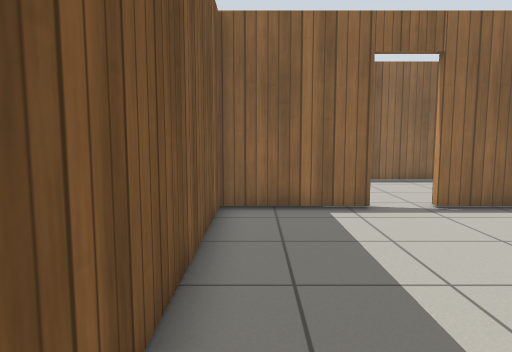
view 1 (above)

22 first-person views from a walk through a world built for the Gazebo simulator. The camera is 0.94 m above the floor, tilts 6° down and sees 70° across. The floor is counted in squares, 0.5 m on a side. Each view is taken from the middle of a square. On the plan, view 1 faces up. The plan holds only what a view shows up to about 18 squares ahead; the rest is blank. Gazebo's built-in surfaces are drawn with simple patterns.

view 2
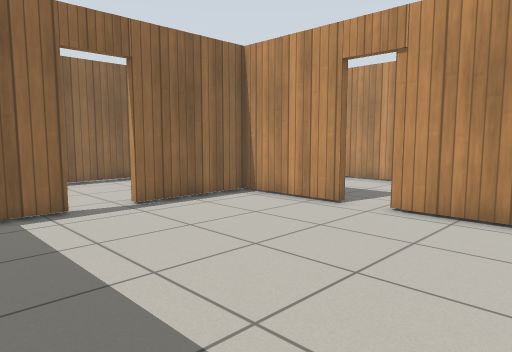

view 3
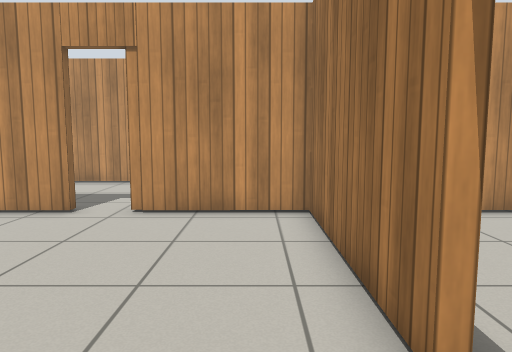

view 4
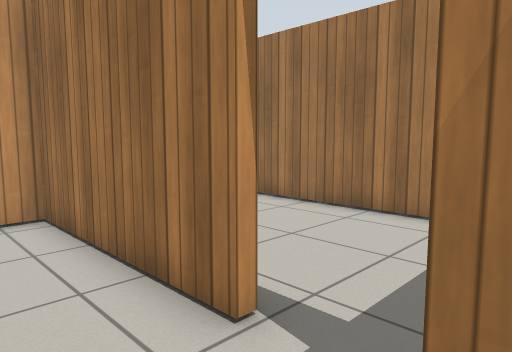

view 5
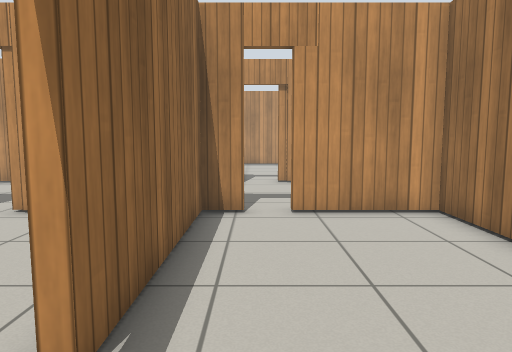

view 6
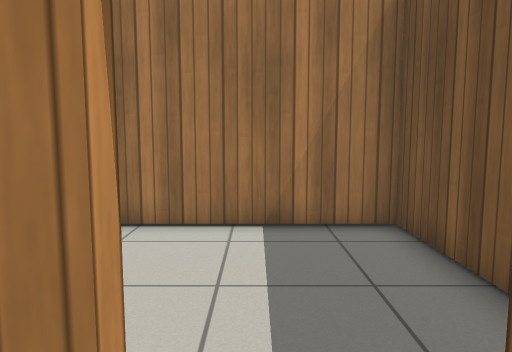

view 7
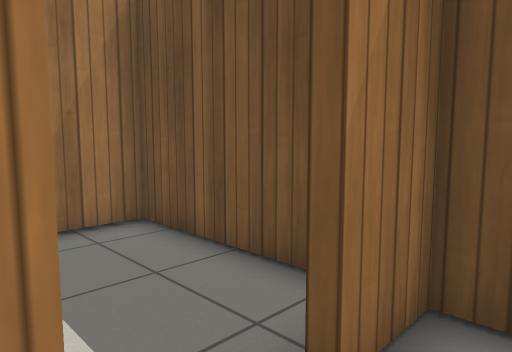

view 8
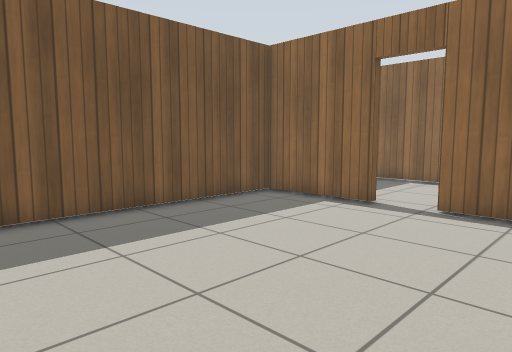

view 9
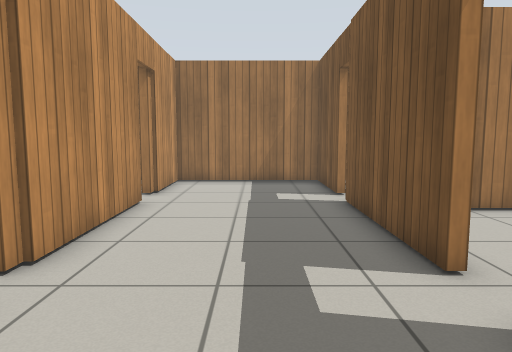

view 10
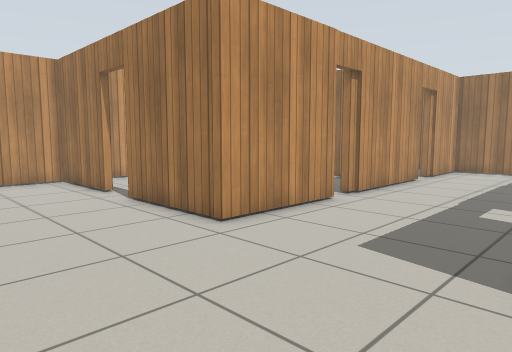

view 11
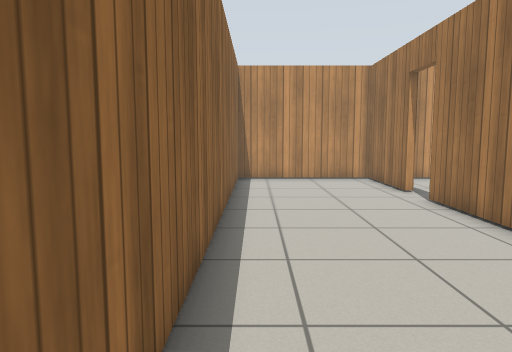

view 12
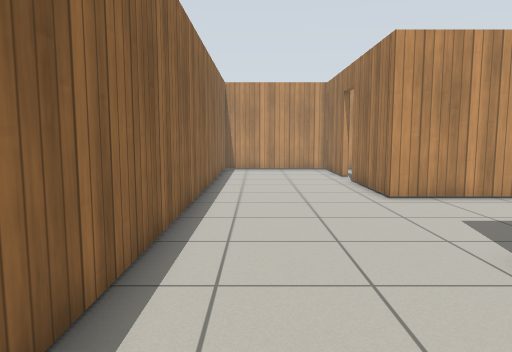

view 13
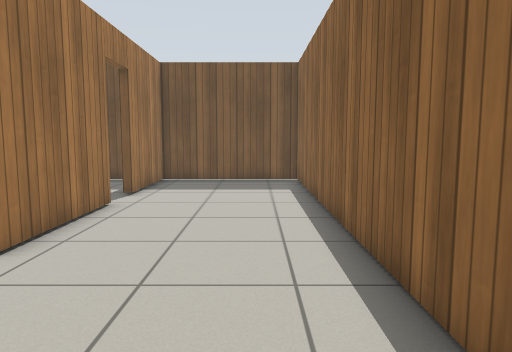

view 14
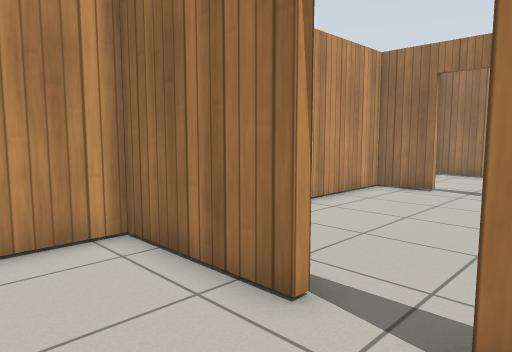

view 15
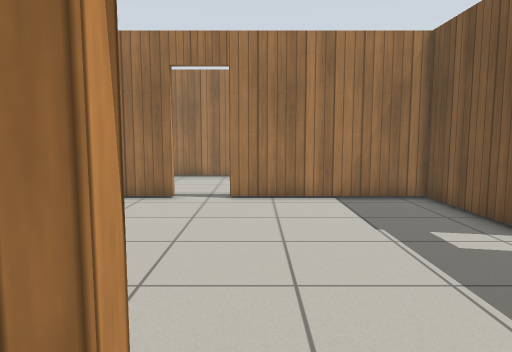

view 16
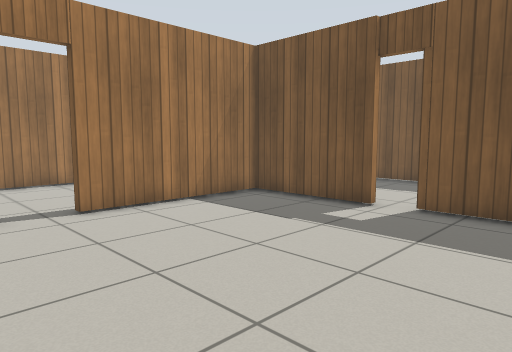

view 17
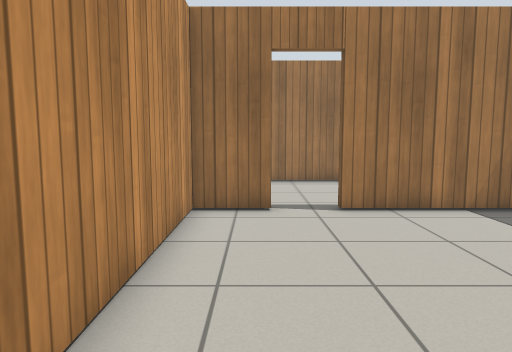

view 18
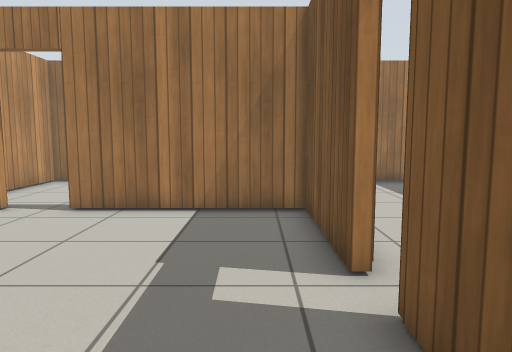

view 19
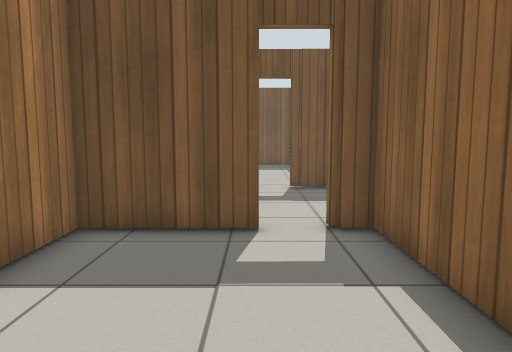

view 20
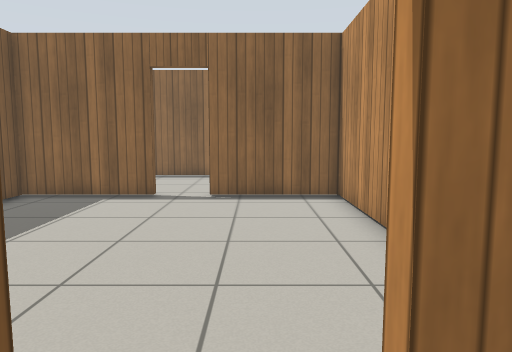

view 21
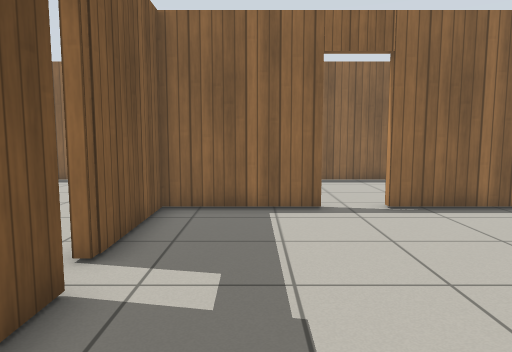

view 22
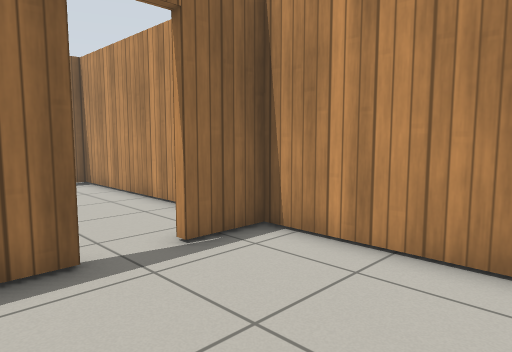

### Floor plan
Points are (right, up) in squares from view 1. A wall is a line through its corners. A room is listed if a view was taken in it or the views show most of it. See-through windows are left out.
Room 1 (views 1, 2, 3, 4, 6, 7, 8)
walls: (3, 9.6) (-1, 9.6) (-1, -0.3) (0.8, -0.3); (9, 5.6) (9, 9.6) (4.8, 9.6); (2.6, -0.3) (9.1, -0.3) (9, 4.2)
ways out: open door at (1.5, -0.5) to room 2; open door at (3.5, 10) to room 3; open door at (9, 4.5) to room 3
Room 2 (view 5)
walls: (-1, -1.9) (-1, -6.6) (9.1, -6.6) (9.1, -2.9); (9.1, -0.6) (2.6, -0.6)
ways out: open door at (1.5, -0.5) to room 1; open door at (9, -2.5) to room 3
Room 3 (views 9, 10, 11, 12, 13, 14, 15)
walls: (15.2, 5.4) (15.2, 9.9) (19.7, 9.9); (9.4, 4.2) (9.4, -1.5); (4.8, 9.9) (9.4, 9.9); (21.5, 9.9) (25.6, 9.9) (25.6, 15.8) (-1, 15.8) (-1, 9.9) (3, 9.9); (15.2, -1.5) (15.2, 4.2); (9.4, -2.9) (9.4, -6.6) (15.2, -6.6) (15.2, -3.3); (15.5, -3.4) (15.5, -2.9)
ways out: open door at (3.5, 10) to room 1; open door at (9, 4.5) to room 1; open door at (9, -2.5) to room 2; open door at (15.3, 4.7) to room 4; open door at (20.5, 10) to room 4; open door at (15.5, -2.5) to room 5
Room 4 (views 16, 17, 18, 21)
walls: (19.8, 9.6) (15.5, 9.6) (15.6, 5.4); (15.6, 4.3) (15.6, -0.3) (21.9, -0.3); (23.5, -0.3) (25.6, -0.3) (25.6, 9.6) (21.5, 9.6)
ways out: open door at (15.3, 4.7) to room 3; open door at (20.5, 10) to room 3; open door at (22.7, -0.3) to room 5
Room 5 (views 19, 20, 22)
walls: (19.8, -6.6) (25.6, -6.6) (25.6, -0.6) (23.5, -0.6); (21.9, -0.6) (15.6, -0.6); (15.6, -2.9) (15.7, -6.6) (18.1, -6.6)
ways out: open door at (15.5, -2.5) to room 3; open door at (22.7, -0.3) to room 4

Where each view was taken, in squares from view 1:
view 1: 0 up, 0 right, facing up
view 2: 0 up, 0 right, facing up-right
view 3: 1 up, 0 right, facing right
view 4: 2 up, 0 right, facing down-right
view 5: 2 down, 0 right, facing right
view 6: 1 up, 2 right, facing down
view 7: 1 up, 3 right, facing down-left
view 8: 0 up, 8 right, facing up-left
view 9: 9 up, 12 right, facing down
view 10: 15 up, 9 right, facing down-right
view 11: 15 up, 9 right, facing right
view 12: 14 up, 4 right, facing right
view 13: 14 up, 15 right, facing left
view 14: 13 up, 19 right, facing down-right
view 15: 11 up, 21 right, facing down
view 16: 9 up, 25 right, facing down-left
view 17: 9 up, 24 right, facing down
view 18: 9 up, 17 right, facing down
view 19: 3 down, 23 right, facing left
view 20: 2 down, 23 right, facing up
view 21: 0 up, 18 right, facing up
view 22: 6 down, 20 right, facing up-right
